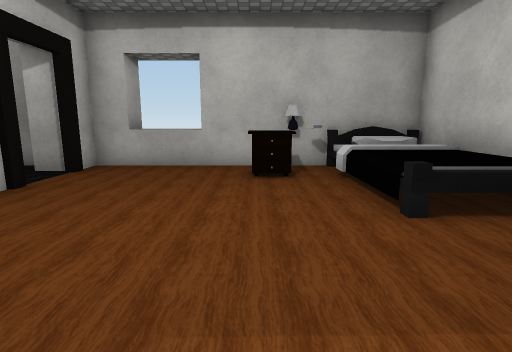
view 1 (above)

21 first-person views from a walk through a 3-D level made in the Unity game engine. The camera is 1.2 m above the floor, tilts 10° down and sees 80° across. The floor is counted in squares, 1 m on a side. Each view is taken from the middle of a square. On the plan, view 1 faces up. The plan holds only what a view shows up to about 13 squares ahead; the rest is blank. The player is left out. Door leaves are left out, so doorways stand open. Some surface patterns are stand-ins.

view 2
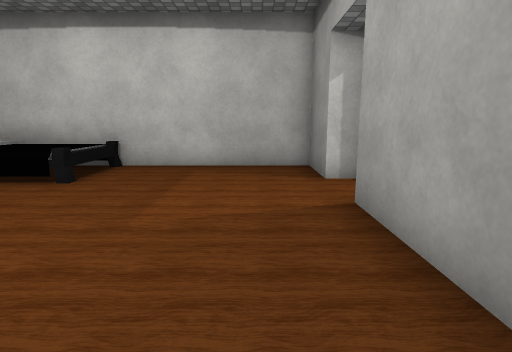

view 3
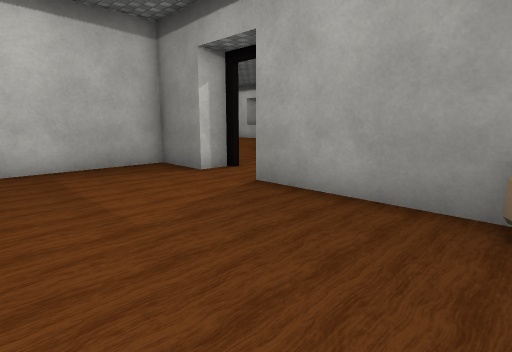

view 4
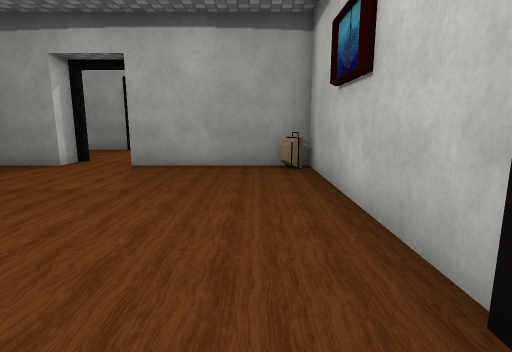

view 5
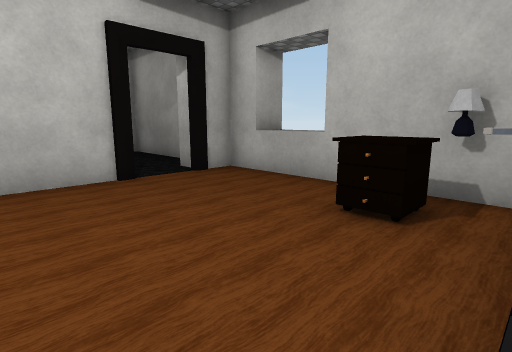

view 6
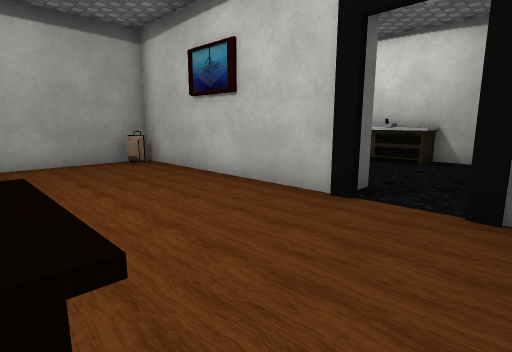

view 7
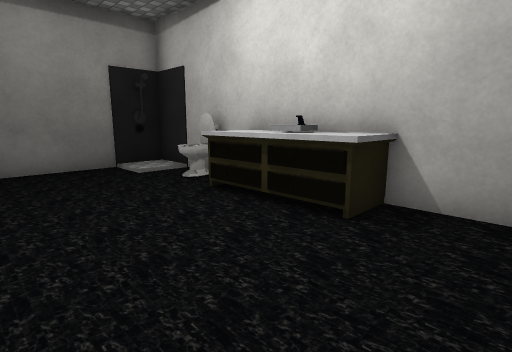

view 8
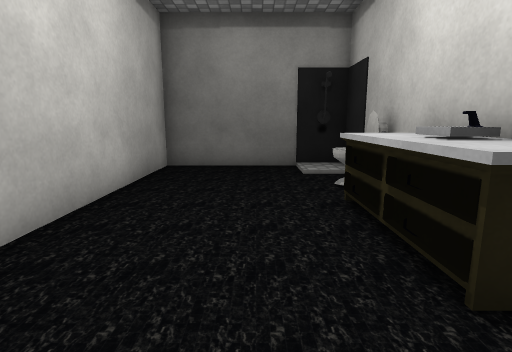

view 9
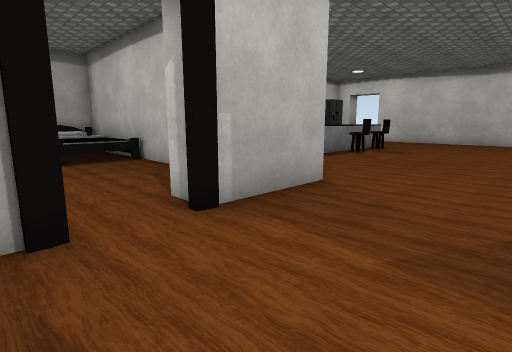

view 10
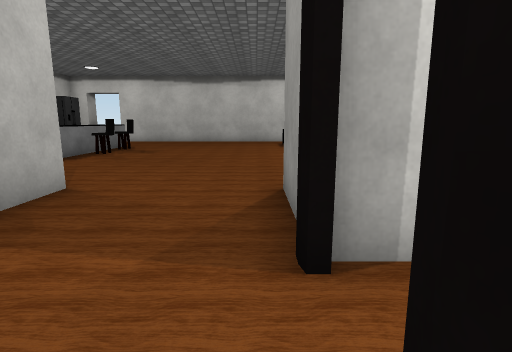

view 11
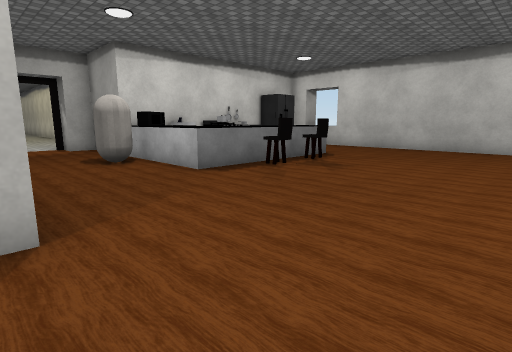

view 12
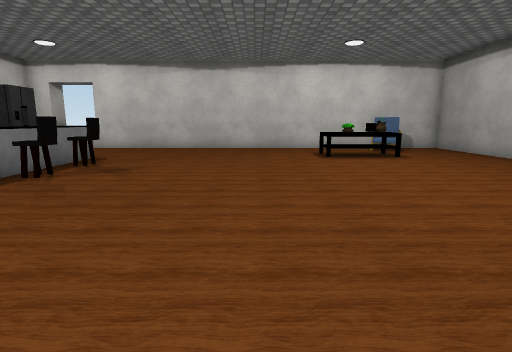

view 13
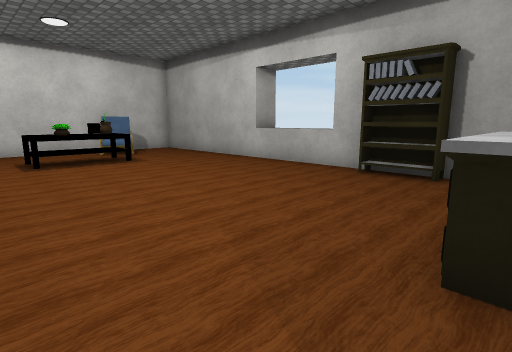

view 14
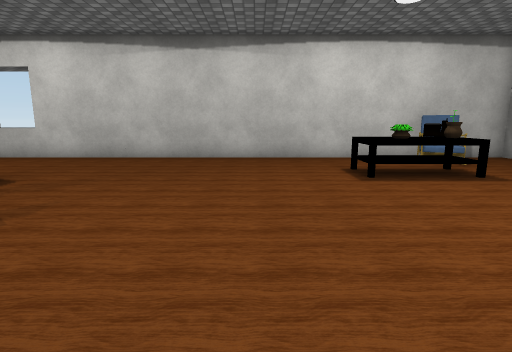

view 15
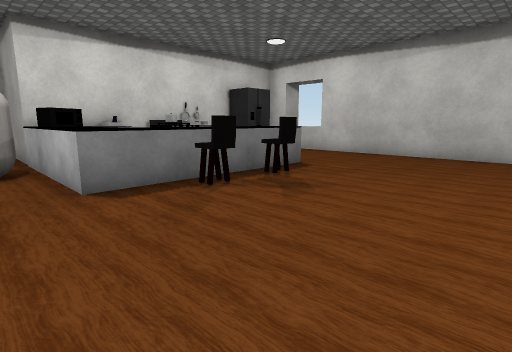

view 16
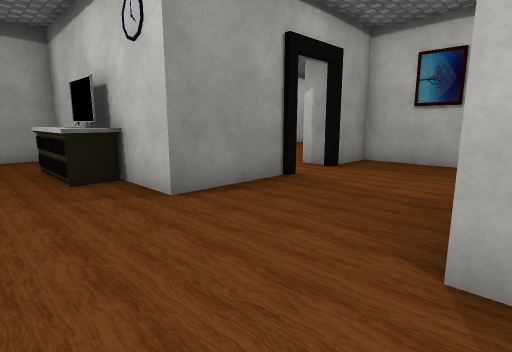

view 17
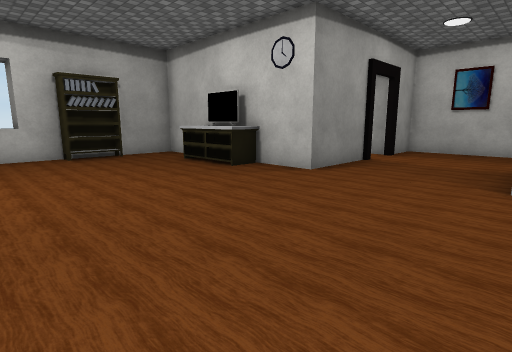

view 18
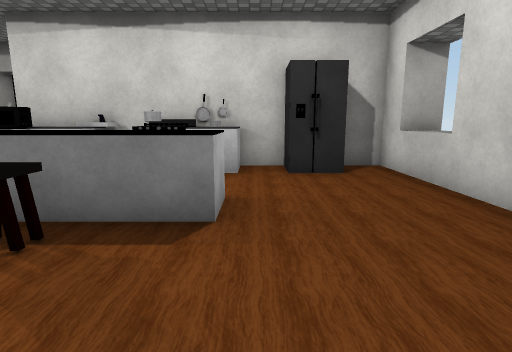

view 19
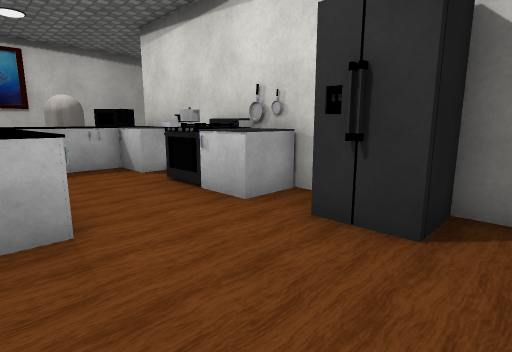

view 20
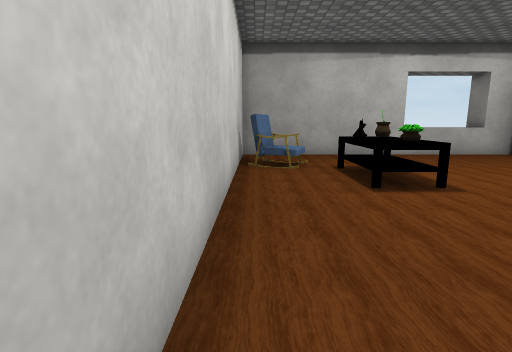

view 21
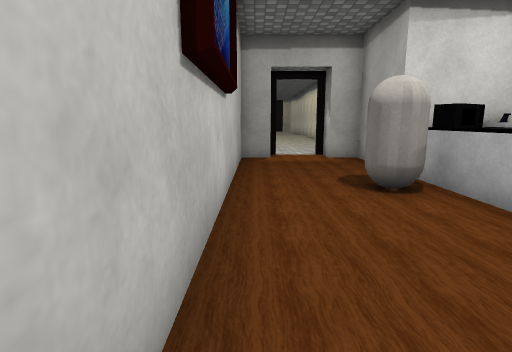

### Floor plan
Ten units are one square. View 1 is at (0, 0); x grows to the right and y downward. Boxes are objects, and circles mark ways between rooms. Rooms are numbered by the first view taken in them; rooms with no view inside come last. Other rooms are left out.
<svg viewBox="-110 -100 321 250">
<path fill="none" stroke="#000" d="M-45 -55 -45 15 5 15M25 15 45 15 45 -85 -45 -85 -45 -75M-35 -95 -35 -85M-105 -68 -105 1M-61 -85 -105 -85M-92 15 -55 15 -55 -41M-15 31 -15 65 5 65M105 135 105 145M25 65 55 65 55 135 78 135M94 135 195 135 195 -55 180 -55M135 145 135 135M169 -55 95 -55 95 -85 85 -85M206 -45 195 -45M65 -85 55 -85 55 25 25 25"/>
<rect x="-5" y="-75" width="20" height="10" fill="#bbb"><title>other object</title></rect>
<rect x="5" y="-85" width="10" height="10" fill="#bbb"><title>other object</title></rect>
<rect x="15" y="-45" width="10" height="10" fill="#bbb"><title>bed</title></rect>
<rect x="15" y="-85" width="10" height="10" fill="#bbb"><title>other object</title></rect>
<rect x="35" y="-45" width="10" height="10" fill="#bbb"><title>bed</title></rect>
<rect x="-105" y="5" width="10" height="10" fill="#bbb"><title>shower</title></rect>
<rect x="-105" y="-15" width="10" height="10" fill="#bbb"><title>other object</title></rect>
<rect x="-105" y="-35" width="10" height="10" fill="#bbb"><title>cabinet</title></rect>
<rect x="-105" y="-45" width="10" height="10" fill="#bbb"><title>other object</title></rect>
<rect x="-105" y="-55" width="10" height="10" fill="#bbb"><title>cabinet</title></rect>
<rect x="55" y="85" width="10" height="30" fill="#bbb"><title>cabinet</title></rect>
<rect x="75" y="125" width="10" height="10" fill="#bbb"><title>other object</title></rect>
<rect x="75" y="-45" width="20" height="20" fill="#bbb"><title>capsule</title></rect>
<rect x="85" y="125" width="10" height="10" fill="#bbb"><title>other object</title></rect>
<rect x="95" y="-25" width="10" height="20" fill="#bbb"><title>cabinet</title></rect>
<rect x="95" y="-35" width="10" height="10" fill="#bbb"><title>cabinet</title></rect>
<rect x="95" y="-55" width="20" height="20" fill="#bbb"><title>other object</title></rect>
<rect x="105" y="-25" width="20" height="20" fill="#bbb"><title>cabinet</title></rect>
<rect x="105" y="-55" width="20" height="10" fill="#bbb"><title>other object</title></rect>
<rect x="115" y="-5" width="10" height="10" fill="#bbb"><title>other object</title></rect>
<rect x="125" y="-25" width="10" height="20" fill="#bbb"><title>cabinet</title></rect>
<rect x="125" y="-55" width="20" height="10" fill="#bbb"><title>other object</title></rect>
<rect x="135" y="-5" width="10" height="10" fill="#bbb"><title>stool</title></rect>
<rect x="135" y="-25" width="10" height="20" fill="#bbb"><title>cabinet</title></rect>
<rect x="135" y="-45" width="10" height="10" fill="#bbb"><title>other object</title></rect>
<rect x="145" y="-25" width="10" height="20" fill="#bbb"><title>cabinet</title></rect>
<rect x="145" y="-55" width="10" height="20" fill="#bbb"><title>cabinet</title></rect>
<rect x="155" y="85" width="10" height="20" fill="#bbb"><title>other object</title></rect>
<rect x="155" y="75" width="10" height="10" fill="#bbb"><title>other object</title></rect>
<rect x="165" y="95" width="10" height="10" fill="#bbb"><title>table</title></rect>
<rect x="165" y="85" width="10" height="10" fill="#bbb"><title>other object</title></rect>
<rect x="165" y="75" width="10" height="10" fill="#bbb"><title>table</title></rect>
<rect x="165" y="-45" width="20" height="10" fill="#bbb"><title>fridge</title></rect>
<rect x="175" y="105" width="20" height="10" fill="#bbb"><title>chair</title></rect>
<circle cx="-45" cy="-65" r="3" fill="#2a7"/>
<circle cx="15" cy="25" r="3" fill="#2a7"/>
<circle cx="15" cy="45" r="3" fill="#2a7"/>
<text x="0" y="-30">1</text>
<text x="-80" y="-40">2</text>
<text x="-10" y="40">3</text>
<text x="120" y="40">4</text>
</svg>
Room 1 opens to room 2. Room 1 opens to room 4. Room 3 opens to room 4.

Where each view was taken, in squares from view 1:
view 1: 0 up, 0 right, facing up
view 2: 0 up, 4 left, facing right
view 3: 3 up, 4 left, facing down-right
view 4: 7 up, 3 left, facing down
view 5: 3 up, 2 right, facing up-left
view 6: 8 up, 0 right, facing down-left
view 7: 7 up, 6 left, facing down-left
view 8: 7 up, 8 left, facing down
view 9: 6 down, 0 right, facing up-right
view 10: 6 down, 0 right, facing right
view 11: 6 down, 5 right, facing up-right
view 12: 5 down, 5 right, facing right
view 13: 6 down, 6 right, facing down-right
view 14: 5 down, 9 right, facing right
view 15: 5 down, 8 right, facing up-right
view 16: 2 down, 8 right, facing down-left
view 17: 2 down, 12 right, facing down-left
view 18: 3 down, 16 right, facing up
view 19: 1 up, 19 right, facing up-left
view 20: 2 down, 19 right, facing down
view 21: 2 down, 6 right, facing up
